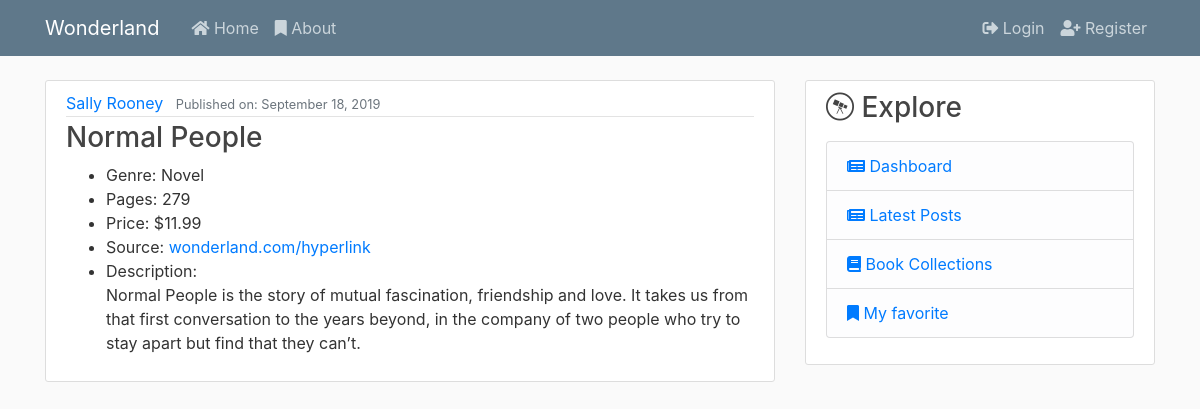
Screenshot of /book/1/ with the database file from the repository.
### book_library/models.py (models this page shows, shortened)
class Book(models.Model):
    author = models.ForeignKey(Author, on_delete=models.CASCADE)
    title = models.CharField(max_length=100)
    genre = models.CharField(max_length=50)
    pages = models.IntegerField(default=0)
    description = models.TextField()
    image = models.ImageField(default="default_book.jpg", upload_to="book_pic")
    source = models.URLField(max_length=250)
    published_date = models.DateTimeField(default=timezone.now)
    price = models.DecimalField(max_digits=10, decimal_places=2, default=0.00)
    favorites = models.ManyToManyField(User, blank=True, related_name="book_favorites")

class Author(models.Model):
    first_name = models.CharField(max_length=50)
    last_name = models.CharField(max_length=50)
    about = models.TextField()
    def __str__(self):
        return "{} {}".format(self.first_name, self.last_name)

### book_library/views.py (the view)
# urls.py: path("<int:pk>/", BookDetailView.as_view(), name="book_detail"),
class BookDetailView(DetailView):
    model = Book
    template_name = "book_library/book_detail.html"
    context_object_name = "book"

### book_library/templates/book_library/book_detail.html (shortened to what this page needs)
{% extends "blog/base.html" %}
{% block content %}
<article class="media content-section">
    <div class="media-body">
        <div class="article-metadata">
            <a class="mr-2" href="#">{{ book.author }}</a>
            <small class="text-muted">Published on: {{ book.published_date|date:"F d, Y" }}</small>
        </div>
        <h3 class="article-title">{{ book.title }}</h3>
        <ul class="">
            <li>Genre: {{ book.genre }}</li>
            <li>Pages: {{ book.pages }}</li>
            <li>Price: ${{ book.price }}</li>
            <li>Source: <a href="{{ book.source }}" target="_blank" >wonderland.com/hyperlink</a></li>
            <li>Description: <p class="article-content">{{ book.description }}</p></li>
        </ul>
    </div>
</article>
{% endblock %}

### blog/static/blog/main.css (style rules this page uses)
body { background: #fafafa; color: #333333; margin-top: 5rem; }
h1, h2, h3, h4, h5, h6 { color: #444444; }
ul { margin: 0; }
.content-section { background: #ffffff; padding: 10px 20px; border: 1px solid #dddddd; border-radius: 3px; margin-bottom: 20px; }
.article-title { color: #444444; }
.article-content { white-space: pre-line; }
.article-metadata { padding-bottom: 1px; margin-bottom: 4px; border-bottom: 1px solid #e3e3e3 }

### rows the page displays
Book: author "Sally Rooney", published_date "September 18, 2019", title "Normal People", genre "Novel", pages "279", price "11.99", description "Normal People is the story of mutual fascination, friendship and love. It takes us from that first conversation to the years beyond, in the company of two people who try to stay apart but find that they can’t."
